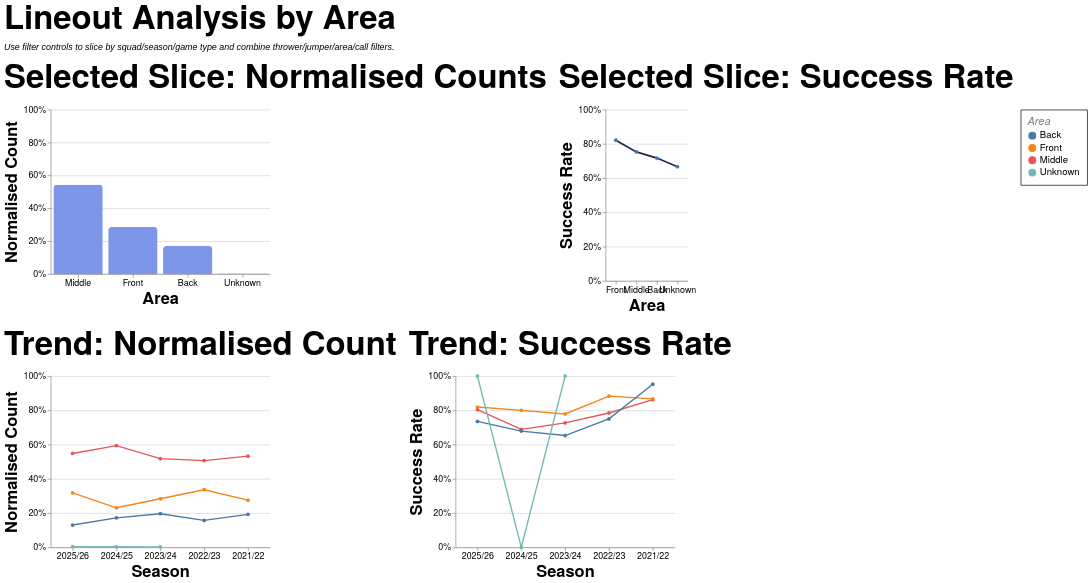

Write a Vega-Lite specification for this figure.
### Vega-Lite specification from a JSON file in a GitHub repository (floating-point values rounded to 4 significant figures; data arrays with more than 128 entries replaced by an {"elided": "..."} marker saying what was removed)
{"config": {"axis": {"labelFont": "PT Sans Narrow, Helvetica Neue, Helvetica, Arial, sans-serif", "titleFont": "PT Sans Narrow, Helvetica Neue, Helvetica, Arial, sans-serif", "labelFontSize": 13, "titleFontSize": 24, "gridColor": "#202947", "gridOpacity": 0.2, "zindex": 1}, "text": {"font": "Lato, sans-serif"}, "bar": {"cornerRadiusEnd": 5}, "header": {"labelFont": "PT Sans Narrow, Helvetica Neue, Helvetica, Arial, sans-serif", "titleFont": "PT Sans Narrow, Helvetica Neue, Helvetica, Arial, sans-serif", "labelFontSize": 24, "titleFontSize": 28, "labelFontWeight": "bold", "orient": "left"}, "legend": {"labelFont": "PT Sans Narrow, Helvetica Neue, Helvetica, Arial, sans-serif", "titleFont": "PT Sans Narrow, Helvetica Neue, Helvetica, Arial, sans-serif", "labelFontSize": 14, "titleFontSize": 16, "titlePadding": 5, "fillColor": "white", "strokeColor": "black", "padding": 10, "titleFontWeight": "lighter", "titleFontStyle": "italic", "titleColor": "gray", "offset": 10}, "title": {"font": "PT Sans Narrow, Helvetica Neue, Helvetica, Arial, sans-serif", "fontSize": 48, "fontWeight": "bold", "anchor": "start", "align": "center", "titlePadding": 20, "subtitlePadding": 10, "subtitleFontSize": 13, "subtitleColor": "", "subtitleFontStyle": "italic", "offset": 15, "color": "black"}, "axisX": {"labelAngle": 0}, "facet": {"title": null, "header": null, "align": {"row": "each", "column": "each"}, "spacing": 10}, "resolve": {"scale": {"y": "independent", "facet": "independent"}}, "background": "transparent", "scale": {"offsetBandPaddingOuter": 0.2, "offsetBandPaddingInner": 0.1}, "view": {"stroke": null, "background": "transparent"}}, "vconcat": [{"hconcat": [{"mark": {"type": "bar", "color": "#7d96e8"}, "encoding": {"tooltip": [{"field": "area", "title": "Area", "type": "nominal"}, {"field": "attempts", "format": ",.0f", "title": "Lineouts", "type": "quantitative"}, {"field": "share", "format": ".1%", "title": "Normalised Count", "type": "quantitative"}], "x": {"field": "area", "sort": "-y", "title": "Area", "type": "nominal"}, "y": {"axis": {"format": "%"}, "field": "share", "scale": {"domain": [0, 1]}, "title": "Normalised Count", "type": "quantitative"}}, "height": 240, "title": "Selected Slice: Normalised Counts", "transform": [{"filter": "(loSquad == 'All' || datum.squad == loSquad) && (loGameType == 'All' || (loGameType == 'League + Cup' && (datum.game_type == 'League' || datum.game_type == 'Cup')) || (loGameType == 'League only' && datum.game_type == 'League') || datum.game_type == loGameType) && (loOpposition == 'All' || datum.opposition == loOpposition) && (loThrower == 'All' || datum.thrower == loThrower) && (loJumper == 'All' || datum.jumper == loJumper) && (loArea == 'All' || datum.area == loArea) && (loNumbers == 'All' || datum.numbers == loNumbers) && (loCall == 'All' || datum.call == loCall) && (loCallType == 'All' || datum.call_type == loCallType)"}, {"filter": "(loSeason == 'All' || datum.season == loSeason)"}, {"aggregate": [{"op": "count", "as": "attempts"}, {"op": "sum", "field": "won", "as": "won"}], "groupby": ["area"]}, {"joinaggregate": [{"op": "sum", "field": "attempts", "as": "total_attempts"}]}, {"calculate": "datum.attempts / datum.total_attempts", "as": "share"}, {"calculate": "datum.won / datum.attempts", "as": "success_rate"}], "width": 320}, {"mark": {"type": "line", "color": "#202946", "point": true, "strokeWidth": 2.5}, "encoding": {"tooltip": [{"field": "area", "title": "Area", "type": "nominal"}, {"field": "won", "format": ",.0f", "title": "Won", "type": "quantitative"}, {"field": "attempts", "format": ",.0f", "title": "Lineouts", "type": "quantitative"}, {"field": "success_rate", "format": ".1%", "title": "Success Rate", "type": "quantitative"}], "x": {"field": "area", "sort": "-y", "title": "Area", "type": "nominal"}, "y": {"axis": {"format": "%"}, "field": "success_rate", "scale": {"domain": [0, 1]}, "title": "Success Rate", "type": "quantitative"}}, "height": 250, "title": "Selected Slice: Success Rate", "transform": [{"filter": "(loSquad == 'All' || datum.squad == loSquad) && (loGameType == 'All' || (loGameType == 'League + Cup' && (datum.game_type == 'League' || datum.game_type == 'Cup')) || (loGameType == 'League only' && datum.game_type == 'League') || datum.game_type == loGameType) && (loOpposition == 'All' || datum.opposition == loOpposition) && (loThrower == 'All' || datum.thrower == loThrower) && (loJumper == 'All' || datum.jumper == loJumper) && (loArea == 'All' || datum.area == loArea) && (loNumbers == 'All' || datum.numbers == loNumbers) && (loCall == 'All' || datum.call == loCall) && (loCallType == 'All' || datum.call_type == loCallType)"}, {"filter": "(loSeason == 'All' || datum.season == loSeason)"}, {"aggregate": [{"op": "count", "as": "attempts"}, {"op": "sum", "field": "won", "as": "won"}], "groupby": ["area"]}, {"joinaggregate": [{"op": "sum", "field": "attempts", "as": "total_attempts"}]}, {"calculate": "datum.attempts / datum.total_attempts", "as": "share"}, {"calculate": "datum.won / datum.attempts", "as": "success_rate"}], "width": {"step": 30}}], "spacing": 16}, {"hconcat": [{"mark": {"type": "line", "point": true, "strokeWidth": 2}, "encoding": {"color": {"field": "area", "title": "Area", "type": "nominal"}, "tooltip": [{"field": "season", "title": "Season", "type": "nominal"}, {"field": "area", "title": "Area", "type": "nominal"}, {"field": "attempts", "format": ",.0f", "title": "Lineouts", "type": "quantitative"}, {"field": "norm_count", "format": ".1%", "title": "Normalised Count", "type": "quantitative"}], "x": {"field": "season", "sort": "-x", "title": "Season", "type": "nominal"}, "y": {"axis": {"format": "%"}, "field": "norm_count", "scale": {"domain": [0, 1]}, "title": "Normalised Count", "type": "quantitative"}}, "height": 250, "title": "Trend: Normalised Count", "transform": [{"filter": "(loSquad == 'All' || datum.squad == loSquad) && (loGameType == 'All' || (loGameType == 'League + Cup' && (datum.game_type == 'League' || datum.game_type == 'Cup')) || (loGameType == 'League only' && datum.game_type == 'League') || datum.game_type == loGameType) && (loOpposition == 'All' || datum.opposition == loOpposition) && (loThrower == 'All' || datum.thrower == loThrower) && (loJumper == 'All' || datum.jumper == loJumper) && (loArea == 'All' || datum.area == loArea) && (loNumbers == 'All' || datum.numbers == loNumbers) && (loCall == 'All' || datum.call == loCall) && (loCallType == 'All' || datum.call_type == loCallType)"}, {"aggregate": [{"op": "count", "as": "attempts"}, {"op": "sum", "field": "won", "as": "won"}], "groupby": ["season", "area"]}, {"joinaggregate": [{"op": "sum", "field": "attempts", "as": "season_attempts"}], "groupby": ["season"]}, {"calculate": "datum.attempts / datum.season_attempts", "as": "norm_count"}, {"calculate": "datum.won / datum.attempts", "as": "success_rate"}], "width": 320}, {"mark": {"type": "line", "point": true, "strokeWidth": 2}, "encoding": {"color": {"field": "area", "title": "Area", "type": "nominal"}, "tooltip": [{"field": "season", "title": "Season", "type": "nominal"}, {"field": "area", "title": "Area", "type": "nominal"}, {"field": "won", "format": ",.0f", "title": "Won", "type": "quantitative"}, {"field": "attempts", "format": ",.0f", "title": "Lineouts", "type": "quantitative"}, {"field": "success_rate", "format": ".1%", "title": "Success Rate", "type": "quantitative"}], "x": {"field": "season", "sort": "-x", "title": "Season", "type": "nominal"}, "y": {"axis": {"format": "%"}, "field": "success_rate", "scale": {"domain": [0, 1]}, "title": "Success Rate", "type": "quantitative"}}, "height": 250, "title": "Trend: Success Rate", "transform": [{"filter": "(loSquad == 'All' || datum.squad == loSquad) && (loGameType == 'All' || (loGameType == 'League + Cup' && (datum.game_type == 'League' || datum.game_type == 'Cup')) || (loGameType == 'League only' && datum.game_type == 'League') || datum.game_type == loGameType) && (loOpposition == 'All' || datum.opposition == loOpposition) && (loThrower == 'All' || datum.thrower == loThrower) && (loJumper == 'All' || datum.jumper == loJumper) && (loArea == 'All' || datum.area == loArea) && (loNumbers == 'All' || datum.numbers == loNumbers) && (loCall == 'All' || datum.call == loCall) && (loCallType == 'All' || datum.call_type == loCallType)"}, {"aggregate": [{"op": "count", "as": "attempts"}, {"op": "sum", "field": "won", "as": "won"}], "groupby": ["season", "area"]}, {"joinaggregate": [{"op": "sum", "field": "attempts", "as": "season_attempts"}], "groupby": ["season"]}, {"calculate": "datum.attempts / datum.season_attempts", "as": "norm_count"}, {"calculate": "datum.won / datum.attempts", "as": "success_rate"}], "width": 320}], "spacing": 16}], "data": {"name": "data-c19e9c742c9b5fa034ceade3597a36db"}, "params": [{"name": "loSquad", "value": "All"}, {"name": "loSeason", "value": "All"}, {"name": "loGameType", "value": "All"}, {"name": "loOpposition", "value": "All"}, {"name": "loThrower", "value": "All"}, {"name": "loJumper", "value": "All"}, {"name": "loArea", "value": "All"}, {"name": "loNumbers", "value": "All"}, {"name": "loCall", "value": "All"}, {"name": "loCallType", "value": "All"}], "spacing": 22, "title": {"text": "Lineout Analysis by Area", "subtitle": "Use filter controls to slice by squad/season/game type and combine thrower/jumper/area/call filters."}, "$schema": "https://vega.github.io/schema/vega-lite/v5.20.1.json", "datasets": {"data-c19e9c742c9b5fa034ceade3597a36db": {"elided": "1291 records"}}}
